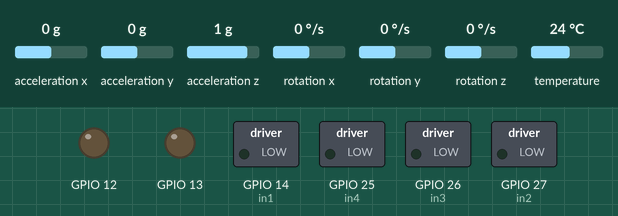
Simulated run of this sketch. Board: ESP32. Shown: switched loads named in the sketch (green lamp = pin HIGH), output pins drawn as LEDs (lit = HIGH). The inputs (shaded band) are chosen by the test bench; at power-on: acceleration z 1 g, acceleration x 0 g, acceleration y 0 g, rotation x 0 °/s, rotation y 0 °/s, rotation z 0 °/s, temperature 24 °C. What the sketch prints to the serial monitor is not drawn.

Above: at 1.3 s.
1.4 s: acceleration z set to 0.3 g
2.9 s: acceleration z set to 0 g
At 3.28 s:
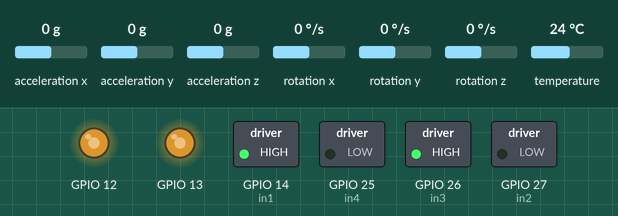
At 3.8 s:
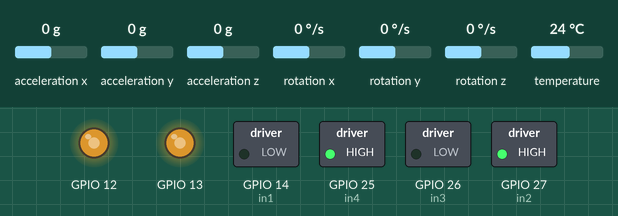
5.4 s: acceleration x set to 0.3 g
At 6.7 s:
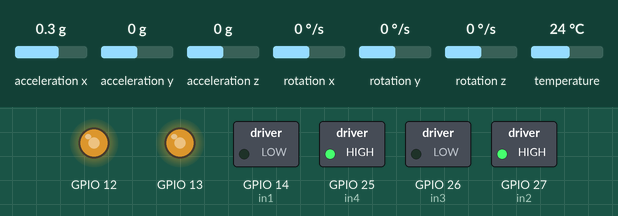
Timing chart, 0 to 8.4 s (numbered marks = the images above; inputs shaded):
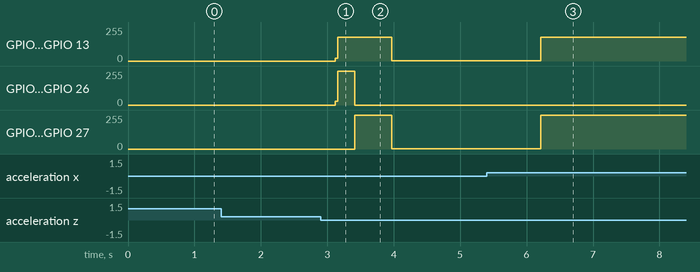

Measured:
- the behaviour switches between 0.2 and 0.1 g on acceleration z (found by bisection; images 0 and 1)
- after the input at 2.9 s, GPIO 12, GPIO 13: 0/255 → 177/255 after 0.22 s, → 2/255 0.86 s later; GPIO 14 (in1), GPIO 26 (in3): 0/255 → 255/255 after 0.22 s, → 0/255 0.30 s later; GPIO 25 (in4), GPIO 27 (in2): 0/255 → 255/255 after 0.51 s, → 1/255 0.56 s later
- after the input at 5.4 s, GPIO 12, GPIO 13: 2/255 → 177/255 after 0.81 s; GPIO 25 (in4), GPIO 27 (in2): 1/255 → 255/255 after 0.81 s

The sketch:

pidcontrol_from_angle.ino
```cpp
// Basic demo for accelerometer readings from Adafruit MPU6050

#include <Adafruit_MPU6050.h>
#include <Adafruit_Sensor.h>
#include <Wire.h>

Adafruit_MPU6050 mpu;

// Motor A connections
float motorA_speed = 0.70;
int enA = 13;  // ENA pin
int in1 = 14;  // IN1 pin
int in2 = 27;  // IN2 pin

// Motor B connections
float motorB_speed = 0.70;
int enB = 12;  // ENB pin
int in3 = 26;  // IN3 pin
int in4 = 25;  // IN4 pin

// PWM properties
const int freq = 15000;        // PWM frequency
const int pwmChannelA = 0;    // PWM channel for motor A
const int pwmChannelB = 1;    // PWM channel for motor B
const int resolution = 8;     // 8-bit resolution (0-255)

//robot state variables
float rateX, rateY, rateZ;
float accX, accY, accZ;
float angleY;

//some kalman stuffs
float KalmanAngleY;
float KalmanUncertaintyAngleY=2*2;
float Kalman1Doutput[2]={0,0};


// variables for PID control
float setpoint = 0;

float kp=130;//110
float ki=500;
float kd=2.2;//2.2

double dt;
const double dt_MIN = 1e-6;
float integral, previous, output=0;
int INTEGRAL_LIMIT = 200;

float speed;
uint32_t LoopTimer, last_time;

float pid(float actual){
  float error = setpoint-actual;
  float Pterm = error*kp;
  integral += error*dt;
  if (integral > INTEGRAL_LIMIT) integral = INTEGRAL_LIMIT;
  else if (integral < -INTEGRAL_LIMIT) integral = -INTEGRAL_LIMIT;
  float Iterm = integral*ki;

  float Dterm = ((error-previous)/dt)*kd;
  previous = error;

  output = Pterm+Iterm+Dterm;
  return output;
}

void kalman_1d(float &KalmanState, float &KalmanUncertainty,
    float KalmanInput, float KalmanMeasurement){

    KalmanState+=dt*KalmanInput;
    KalmanUncertainty=KalmanUncertainty+dt*dt*4*4;

    float KalmanGain=KalmanUncertainty*1/(1*KalmanUncertainty+3*3);

    KalmanState=KalmanState+KalmanGain*(KalmanMeasurement-KalmanState);
    KalmanUncertainty=(1-KalmanGain)*KalmanUncertainty;

    Kalman1Doutput[0]=KalmanState;
    Kalman1Doutput[1]=KalmanUncertainty;
  }


void gyro_signals(void){
  //this func use to calculate the rate and acceleration for the robot
  sensors_event_t a, g, temp;
  mpu.getEvent(&a, &g, &temp);
  rateX = g.gyro.x*(180/3.142)+10.04;//+10.04
  rateY = g.gyro.y*(180/3.142)-1.31;//-1.31
  rateZ = g.gyro.z*(180/3.142)+0.40;//+0.40

  accX = (a.acceleration.x)/10;
  accY = (a.acceleration.y)/10;
  accZ = ((a.acceleration.z)/10)-0.12;//-0.12

  //raw angle
  angleY = atan2(accZ, accX)*(180/3.142);
}

void motor_forward(){
  ledcWrite(enA, speed*motorA_speed);
  ledcWrite(enB, speed*motorB_speed);
  digitalWrite(in1, HIGH);
  digitalWrite(in2, LOW);
  digitalWrite(in3, HIGH);
  digitalWrite(in4, LOW);
}

void motor_backward(){
  ledcWrite(enA, speed*motorA_speed);
  ledcWrite(enB, speed*motorB_speed);

  digitalWrite(in1, LOW);
  digitalWrite(in2, HIGH);
  digitalWrite(in3, LOW);
  digitalWrite(in4, HIGH);
}

void motor_stop(){
  // Turn off motors
  digitalWrite(in1, LOW);
  digitalWrite(in2, LOW);
  digitalWrite(in3, LOW);
  digitalWrite(in4, LOW);

  ledcWrite(enA, 0);
  ledcWrite(enB, 0);
}

void balance(){

  //Calculate Direction to turn motors
  if (KalmanAngleY > setpoint)
  {motor_forward();}

  if (KalmanAngleY < setpoint)
  {motor_backward();}

  if (KalmanAngleY > 45 || KalmanAngleY < -45)
  {motor_stop();}
}


void setup(void) {
  Serial.begin(115200);
  Wire.begin();
  while (!Serial) {
    delay(10); // will pause Zero, Leonardo, etc until serial console opens
  }
  // Try to initialize!
  if (!mpu.begin()) {
    Serial.println("Failed to find MPU6050 chip");
    while (1) {
      delay(10);
    }
  }

  //some variable for mpu6050
  mpu.setAccelerometerRange(MPU6050_RANGE_2_G);
  mpu.setGyroRange(MPU6050_RANGE_250_DEG);
  mpu.setFilterBandwidth(MPU6050_BAND_94_HZ);
  Serial.println("");
  delay(100);

  // Set all the motor control pins to outputs
  pinMode(in1, OUTPUT);
  pinMode(in2, OUTPUT);
  pinMode(in3, OUTPUT);
  pinMode(in4, OUTPUT);

  // Configure PWM for motor speed control using new API
  ledcAttachChannel(enA, freq, resolution, pwmChannelA);
  ledcAttachChannel(enB, freq, resolution, pwmChannelB);

  //stop the motor at the start
  motor_stop();

  //set initial value for mpu
  gyro_signals();
  KalmanAngleY = angleY;

  //initial time
  LoopTimer=micros();
  last_time = LoopTimer;
}


void loop() {
  while(micros()-LoopTimer < 4000);
  last_time = LoopTimer;
  LoopTimer=micros();
  dt = (LoopTimer-last_time)/1000000.0;
  if(dt<dt_MIN) dt = dt_MIN;


  gyro_signals();
  kalman_1d(KalmanAngleY, KalmanUncertaintyAngleY, rateY, angleY);
  KalmanAngleY = Kalman1Doutput[0];
  KalmanUncertaintyAngleY = Kalman1Doutput[1];

  /* Get new sensor events with the readings */
  speed = abs(pid(KalmanAngleY));
  speed = constrain(speed, 0, 255);
  Serial.print("Speed: ");
  Serial.print(speed);
  Serial.print(", Angle :");
  Serial.println(KalmanAngleY);

  balance();


}
```
